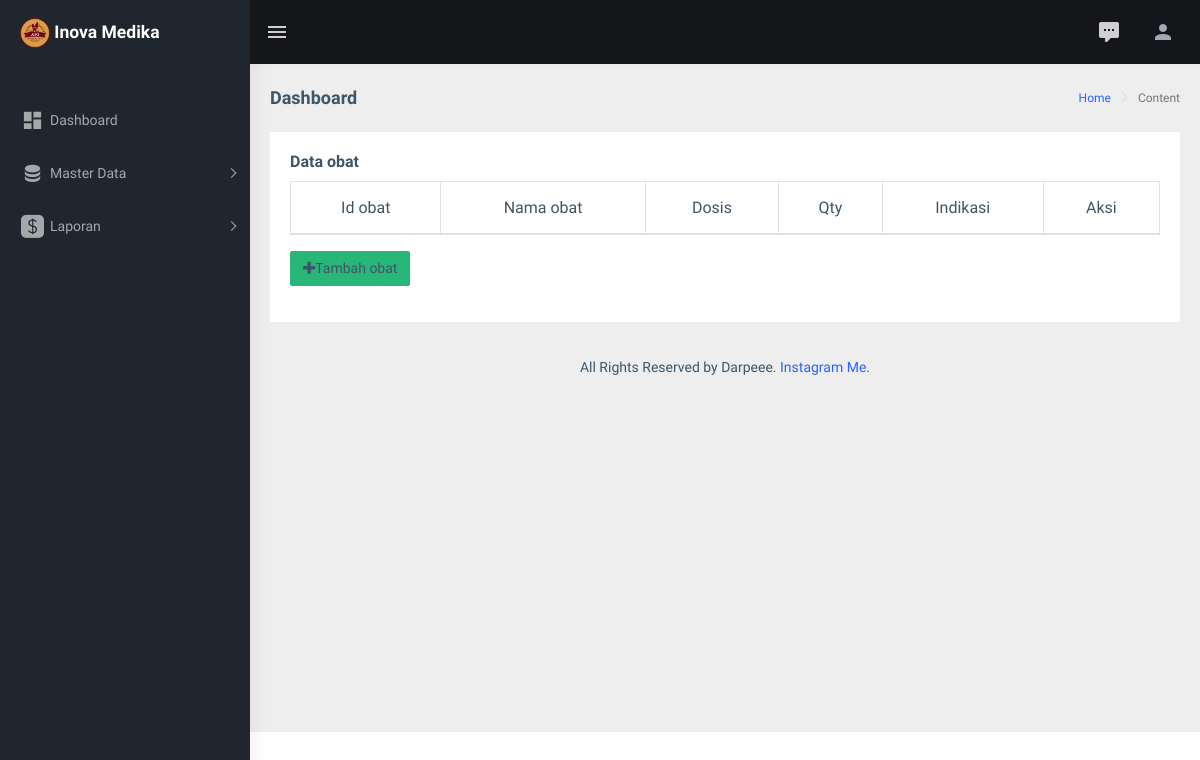
The app's page /index.php/c_obat, older data.
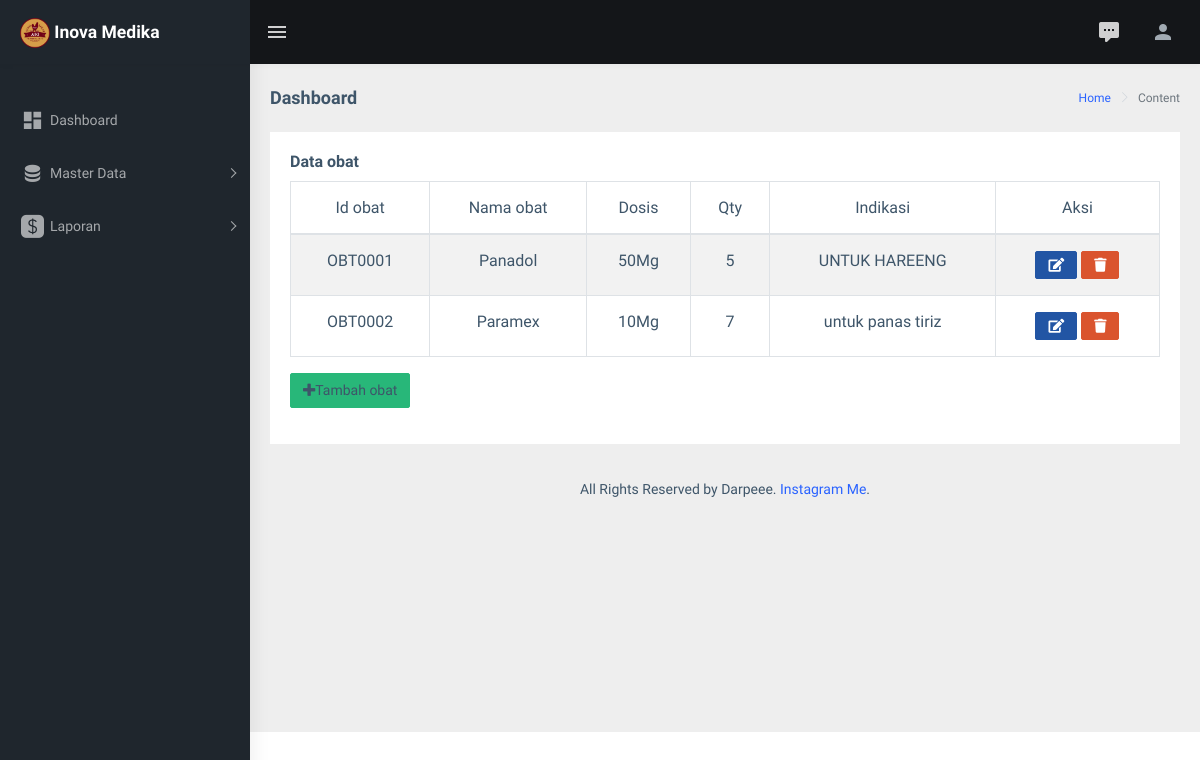
The same page, newer data.
### tables this page shows
CREATE TABLE `obat` (
  `id_obat` varchar(50) NOT NULL,
  `nama_obat` varchar(50) NOT NULL,
  `dosis` int(25) NOT NULL,
  `qty` int(50) NOT NULL,
  `indikasi` varchar(50) NOT NULL
);

### application/controllers/c_obat.php (called while the page is built, shortened)
<?php
class C_obat extends CI_controller{
	function __construct(){
		$this->load->model('m_obat');
	}
	function index(){
		$dariDB = $this->m_obat->cekkodebarang();
        $nourut = substr($dariDB, 3, 4);
        $id_skrg = $nourut + 1;
        $data = array('id_obat' => $id_skrg);
		$data['obat'] = $this->m_obat->select()->result();
		$this->load->view("Main/obat",$data);
	}
}
?>

### index.php (called while the page is built, shortened)
<?php
require_once BASEPATH.'core/CodeIgniter.php';

### application/models/m_obat.php (called while the page is built, shortened)
<?php
	class M_obat extends CI_model{
		public function select($where = ""){
		$data= $this->db->query("select * from obat ".$where);
		return $data;
	}
}
?>

### application/views/Main/obat.php (the view, shortened to what this page needs)
<html lang="en">
<?php include "header.php"; ?>
<link rel="stylesheet" type="text/css" href="<?php echo base_url('assets/extra-libs/multicheck/multicheck.css')?>">
<link href="<?php echo base_url('assets/libs/datatables.net-bs4/css/dataTables.bootstrap4.css" rel="stylesheet')?>">
<link href="<?php echo base_url('assets/dist/css/style.min.css" rel="stylesheet')?>">
    <div class="container-fluid">
        <div class="row">
            <div class="col-12">
                <div class="card">
                    <div class="card-body">
                    <h5 class="card-title">Data obat</h5>
                <div class="table-responsive">
            <table id="zero_config" class="table table-striped table-bordered" id="mydata">
        <thead>
			<tr align="center">
				<th>Id obat</th>
				<th>Nama obat</th>
				<th>Dosis</th>
				<th>Qty</th>
				<th>Indikasi</th>
				<th>Aksi</th>
			</tr>
		</thead>
		<tbody>
			<?php
				foreach ($obat as $key => $values){
					echo "
						<tr  align='center'>
						<td>".$obat[$key]->id_obat."</td>
						<td>".$obat[$key]->nama_obat."</td>
                        <td>".$obat[$key]->dosis."Mg"."</td>
                        <td>".$obat[$key]->qty."</td>
                        <td>".$obat[$key]->indikasi."</td>
					";?>
				<td align="center">
				<a class="btn btn-info btn-us" title="ubah" href="<?php echo base_url();?>C_obat/edit/<?php echo $obat[$key]->id_obat;?>"><span class="fa fa-edit"></span></a>
				<a class="btn btn-danger btn-us" title="hapus" onclick="return confirm('Ingin menghapus Data?');" href="<?php echo base_url();?>C_obat/delete/<?php echo $obat[$key]->id_obat;?>"><span class ="fa fa-trash"></span></a>
				</td>
				<?php echo "</tr>";
				}
			?>
		</tbody>
	</table>
	<p><a data-toggle="modal" data-target="#modal_add_new3" class="btn btn-success"><i class="fa fa-plus"></i>Tambah obat</a></p>
 		</div>
    </div>
</div>
<footer class="footer text-center">
                All Rights Reserved by Darpeee. <a href="https://instagram.com/darpeee/">Instagram Me</a>.
            </footer>
</html>

Row changes from the older to the newer data that the page shows:
added obat: id_obat "OBT0001", nama_obat "Panadol", dosis "50", qty "5", indikasi "UNTUK HAREENG"
added obat: id_obat "OBT0002", nama_obat "Paramex", dosis "10", qty "7", indikasi "untuk panas tiriz"
